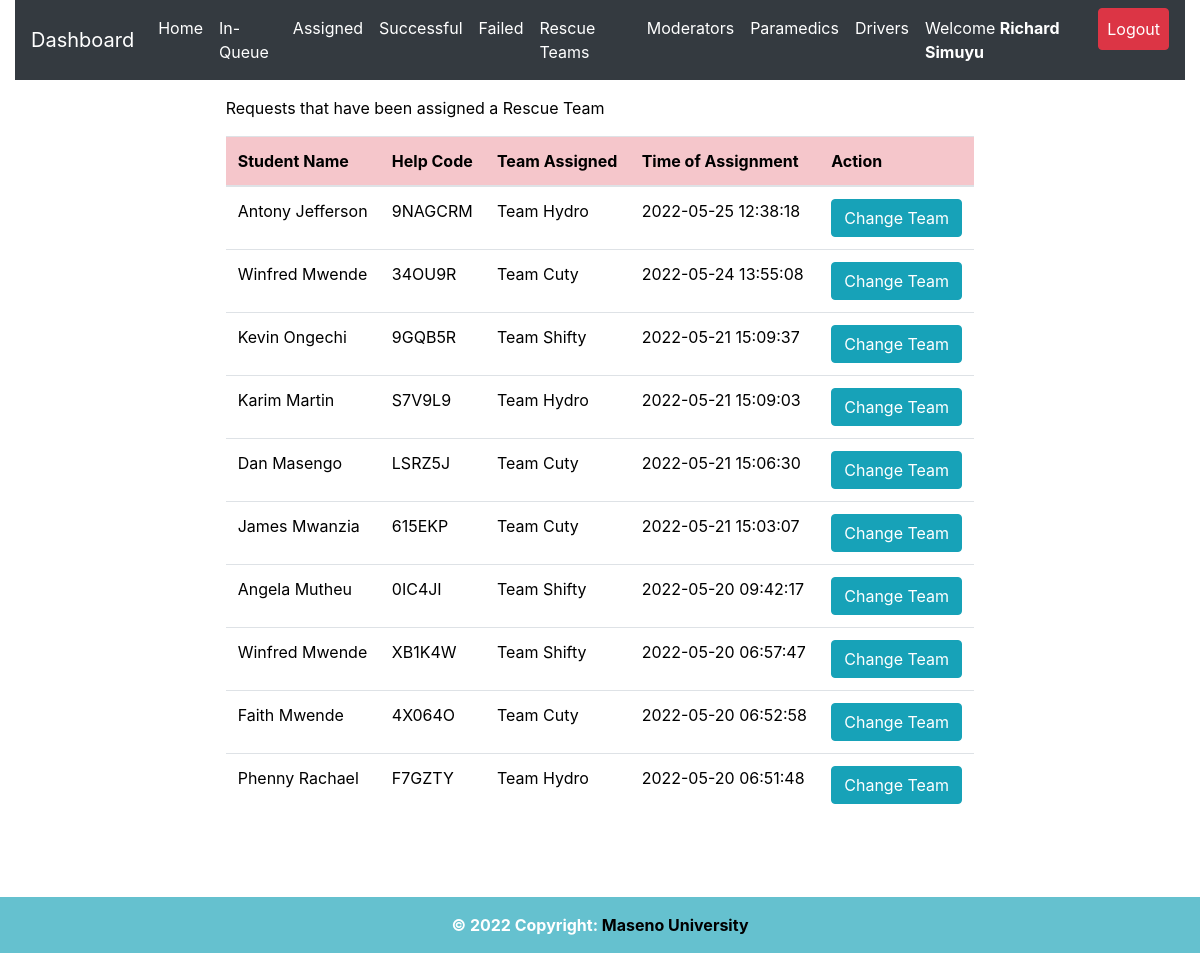
Page /admin/assigned.php (signed in) on the committed database.
### tables this page shows
CREATE TABLE `request_status` (
  `id` int(20) NOT NULL,
  `helpID` varchar(50) NOT NULL,
  `ip_address` varchar(100) NOT NULL,
  `request_latitude` varchar(50) NOT NULL DEFAULT '0',
  `request_longitude` varchar(50) NOT NULL DEFAULT '0',
  `status` varchar(50) DEFAULT 'Pending',
  `emergency_type` varchar(50) NOT NULL,
  `manual_directions` varchar(500) DEFAULT 'N/A',
  `emergency_description` varchar(255) DEFAULT 'No Description',
  `admNo` varchar(255) NOT NULL,
  `timestamp` datetime NOT NULL DEFAULT CURRENT_TIMESTAMP
);

CREATE TABLE `student_details` (
  `id` int(20) NOT NULL,
  `regNum` varchar(255) NOT NULL,
  `firstname` varchar(255) NOT NULL,
  `lastname` varchar(255) NOT NULL,
  `emailaddress` varchar(255) NOT NULL,
  `phonenumber` varchar(15) NOT NULL,
  `password` varchar(255) NOT NULL,
  `password_reset_token` varchar(500) DEFAULT NULL,
  `date` datetime NOT NULL DEFAULT CURRENT_TIMESTAMP
);

CREATE TABLE `rescue_team` (
  `id` int(11) NOT NULL,
  `team_id` varchar(50) NOT NULL,
  `team_username` varchar(255) NOT NULL,
  `team_name` varchar(255) NOT NULL,
  `team_phone` int(15) NOT NULL,
  `team_email` varchar(50) NOT NULL,
  `team_password` varchar(255) NOT NULL,
  `password_reset_token` varchar(255) DEFAULT NULL,
  `registration_timestamp` datetime NOT NULL DEFAULT CURRENT_TIMESTAMP
);

CREATE TABLE `rescue_team_tasks` (
  `id` int(10) NOT NULL,
  `task_help_code` varchar(50) NOT NULL,
  `rescue_team_id` varchar(50) NOT NULL,
  `assigning_admin_id` varchar(50) NOT NULL,
  `team_status` varchar(255) NOT NULL DEFAULT 'Unassigned',
  `assignment_time` timestamp NOT NULL DEFAULT CURRENT_TIMESTAMP ON UPDATE CURRENT_TIMESTAMP
);

### admin/assigned.php (the view, shortened to what this page needs)
<?php
include 'server.php';
$admin_identity = $_SESSION['admin_id'];
?>
<!DOCTYPE html>
<html lang="en">
<head>
<?php include './includes/header.php'; ?>
</head>
  <body>
    <?php include './includes/navbar.php'; ?>
  <div class="row m-3">
   <div class="col-md-2"></div>
  <div class="col-md-8">
    <div class="table-responsive-lg">
        <table class="table" style='color:black'>
            <thead>
              <p style='color:black; font-weight:normal'>
              Requests that have been assigned a Rescue Team
      </p>
                <tr >
                  <th scope="col" class="table-danger">Student Name</th>
                  <th scope="col" class="table-danger">Help Code</th>
                  <th scope="col" class="table-danger">Team Assigned</th>
                  <th scope="col" class="table-danger">Time of Assignment</th>
                  <th scope="col" class="table-danger">Action</th>
                </tr>
              </thead>
              <tbody>
        <?php
        if($admin_identity){
          $data_fetch_query = "SELECT request_status.id, request_status.helpID,request_status.status,
          request_status.admNo,request_status.timestamp,student_details.regNum,student_details.regNum,
          student_details.firstname,student_details.lastname,student_details.phonenumber, rescue_team_tasks.*
          FROM request_status
          INNER JOIN student_details ON request_status.admNo = student_details.regNum
          INNER JOIN rescue_team_tasks ON request_status.helpID = rescue_team_tasks.task_help_code
          WHERE request_status.status ='Assigned' order by  rescue_team_tasks.assignment_time DESC;";
            $data_result = mysqli_query($db, $data_fetch_query);
            if ($data_result->num_rows > 0){
                while($row = $data_result->fetch_assoc()) {
                $fName=$row["firstname"];
                $lName=$row["lastname"];
                $help_code=$row["helpID"];
                $team_id=$row["rescue_team_id"];
                $request_time=$row["assignment_time"];
                $team_fetch = "SELECT * FROM `rescue_team` WHERE `team_id` = '$team_id' ";
                $rslt = mysqli_query($db,  $team_fetch);
                if ($rslt->num_rows > 0){
                  while($row = $rslt->fetch_assoc()) {
                    $team_name = $row["team_name"];
                  }
                }
            echo "<tr style='font-weight:normal'> <td>" .$fName. " ".$lName. "</td>";
            echo "<td>" .$help_code."</td>";
            echo "<td>" .$team_name."</td>";
            echo "<td>" .$request_time."</td>";
            echo "<td>
            <form method ='POST' action='server.php'>
            <input hidden type='text' name='help_code_2' value='$help_code'>
            <input type='submit' data-adminidentity= '$admin_identity' data-previous_team='$team_name' data-helpcode ='$help_code' name='reassign-btn' value='Change Team' class='btn btn-info team_change_button'>
            </form>
            </td> </tr>";
            }
            }else{
            echo "<td>"."No Data is available"."</td>";
            }
            } else{
                echo "<td>"."No Data Found"."</td>";
            }
    ?>
              </tbody>
        </table>
      </div>
      </div>
      <div class="col-md-2"></div>
</div>
<div class="container">
  <div class="row">
    <div class="col-md-3"></div>
    <div class="col-md-6">
    </div>
    <div class="col-md-3"></div>
  </div>
</div>
<?php include './includes/footer.php';?>
  </body>
</html>

### rows in the picture
request_status: admNo.firstname "Antony", admNo.lastname "Jefferson", helpID "9NAGCRM", rescue_team.team_name "Team Hydro", rescue_team_tasks.assignment_time "2022-05-25 12:38:18"
request_status: admNo.firstname "Winfred", admNo.lastname "Mwende", helpID "34OU9R", rescue_team.team_name "Team Cuty", rescue_team_tasks.assignment_time "2022-05-24 13:55:08"
request_status: admNo.firstname "Kevin", admNo.lastname "Ongechi", helpID "9GQB5R", rescue_team.team_name "Team Shifty", rescue_team_tasks.assignment_time "2022-05-21 15:09:37"
request_status: admNo.firstname "Karim", admNo.lastname "Martin", helpID "S7V9L9", rescue_team.team_name "Team Hydro", rescue_team_tasks.assignment_time "2022-05-21 15:09:03"
request_status: admNo.firstname "Dan", admNo.lastname "Masengo", helpID "LSRZ5J", rescue_team.team_name "Team Cuty", rescue_team_tasks.assignment_time "2022-05-21 15:06:30"
request_status: admNo.firstname "James", admNo.lastname "Mwanzia", helpID "615EKP", rescue_team.team_name "Team Cuty", rescue_team_tasks.assignment_time "2022-05-21 15:03:07"
request_status: admNo.firstname "Angela", admNo.lastname "Mutheu", helpID "0IC4JI", rescue_team.team_name "Team Shifty", rescue_team_tasks.assignment_time "2022-05-20 09:42:17"
request_status: admNo.firstname "Winfred", admNo.lastname "Mwende", helpID "XB1K4W", rescue_team.team_name "Team Shifty", rescue_team_tasks.assignment_time "2022-05-20 06:57:47"
request_status: admNo.firstname "Faith", admNo.lastname "Mwende", helpID "4X064O", rescue_team.team_name "Team Cuty", rescue_team_tasks.assignment_time "2022-05-20 06:52:58"
request_status: admNo.firstname "Phenny", admNo.lastname "Rachael", helpID "F7GZTY", rescue_team.team_name "Team Hydro", rescue_team_tasks.assignment_time "2022-05-20 06:51:48"

### other values in the picture
$_SESSION['admin_firstname'] "Richard"
$_SESSION['admin_lastname'] "Simuyu"
